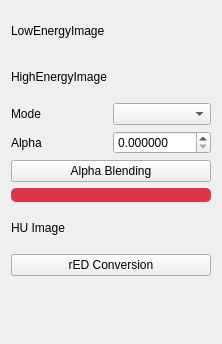
<?xml version="1.0" encoding="UTF-8"?>
<ui version="4.0">
 <class>QmitkDualEnergyCtConversionControls</class>
 <widget class="QWidget" name="QmitkDualEnergyCtConversionControls">
  <property name="geometry">
   <rect>
    <x>0</x>
    <y>0</y>
    <width>215</width>
    <height>344</height>
   </rect>
  </property>
  <property name="windowTitle">
   <string>DECT Conversion View</string>
  </property>
  <layout class="QVBoxLayout" name="verticalLayout">
   <item>
    <layout class="QGridLayout" name="gridLayout">
     <item row="0" column="0">
      <widget class="QLabel" name="lowImageLabel">
       <property name="styleSheet">
        <string notr="true"/>
       </property>
       <property name="text">
        <string>LowEnergyImage</string>
       </property>
       <property name="alignment">
        <set>Qt::AlignLeading|Qt::AlignLeft|Qt::AlignVCenter</set>
       </property>
       <property name="wordWrap">
        <bool>true</bool>
       </property>
      </widget>
     </item>
     <item row="0" column="1">
      <widget class="QmitkSingleNodeSelectionWidget" name="selectionWidget_lowEnergy" native="true">
       <property name="minimumSize">
        <size>
         <width>0</width>
         <height>40</height>
        </size>
       </property>
      </widget>
     </item>
     <item row="1" column="0">
      <widget class="QLabel" name="highImageLabel">
       <property name="text">
        <string>HighEnergyImage</string>
       </property>
       <property name="wordWrap">
        <bool>true</bool>
       </property>
      </widget>
     </item>
     <item row="1" column="1">
      <widget class="QmitkSingleNodeSelectionWidget" name="selectionWidget_highEnergy" native="true">
       <property name="minimumSize">
        <size>
         <width>0</width>
         <height>40</height>
        </size>
       </property>
      </widget>
     </item>
     <item row="9" column="0">
      <widget class="QLabel" name="label">
       <property name="text">
        <string>HU Image</string>
       </property>
      </widget>
     </item>
     <item row="2" column="1">
      <widget class="QComboBox" name="modeBox">
       <property name="toolTip">
        <string>&lt;html&gt;&lt;head/&gt;&lt;body&gt;&lt;p&gt;Select the fitting ct machine and voltage combination or select custom to enter a custom alpha value below&lt;/p&gt;&lt;/body&gt;&lt;/html&gt;</string>
       </property>
       <property name="editable">
        <bool>false</bool>
       </property>
       <property name="currentText">
        <string/>
       </property>
       <property name="placeholderText">
        <string>Select mode</string>
       </property>
      </widget>
     </item>
     <item row="3" column="1">
      <widget class="QDoubleSpinBox" name="alphaSpinBox">
       <property name="decimals">
        <number>6</number>
       </property>
       <property name="singleStep">
        <double>0.010000000000000</double>
       </property>
      </widget>
     </item>
     <item row="10" column="0" colspan="2">
      <widget class="QPushButton" name="redConversionButton">
       <property name="toolTip">
        <string>&lt;html&gt;&lt;head/&gt;&lt;body&gt;&lt;p&gt;Convert selected (HU)Image and convert it into relative electron density image&lt;/p&gt;&lt;/body&gt;&lt;/html&gt;</string>
       </property>
       <property name="text">
        <string>rED Conversion</string>
       </property>
      </widget>
     </item>
     <item row="2" column="0">
      <widget class="QLabel" name="modeBoxLabel">
       <property name="toolTip">
        <string>&lt;html&gt;&lt;head/&gt;&lt;body&gt;&lt;p&gt;Select the fitting ct machine and voltage combination or select custom to enter a custom alpha value below&lt;/p&gt;&lt;/body&gt;&lt;/html&gt;</string>
       </property>
       <property name="text">
        <string>Mode</string>
       </property>
       <property name="alignment">
        <set>Qt::AlignLeading|Qt::AlignLeft|Qt::AlignVCenter</set>
       </property>
      </widget>
     </item>
     <item row="7" column="0" colspan="2">
      <widget class="QPushButton" name="blendingImageButton">
       <property name="toolTip">
        <string>Process selected image</string>
       </property>
       <property name="text">
        <string>Alpha Blending</string>
       </property>
      </widget>
     </item>
     <item row="3" column="0">
      <widget class="QLabel" name="alphaLabel">
       <property name="text">
        <string>Alpha</string>
       </property>
      </widget>
     </item>
     <item row="9" column="1">
      <widget class="QmitkSingleNodeSelectionWidget" name="selectionWidget_huCube" native="true">
       <property name="minimumSize">
        <size>
         <width>0</width>
         <height>40</height>
        </size>
       </property>
      </widget>
     </item>
     <item row="8" column="0" colspan="2">
      <widget class="QLabel" name="warningLabel">
       <property name="enabled">
        <bool>true</bool>
       </property>
       <property name="maximumSize">
        <size>
         <width>16777215</width>
         <height>35</height>
        </size>
       </property>
       <property name="autoFillBackground">
        <bool>false</bool>
       </property>
       <property name="styleSheet">
        <string notr="true"> background-color: #dc3545; 
 border-radius: 5px;  
color: #fff;
</string>
       </property>
       <property name="text">
        <string/>
       </property>
       <property name="alignment">
        <set>Qt::AlignCenter</set>
       </property>
      </widget>
     </item>
    </layout>
   </item>
   <item>
    <spacer name="spacer">
     <property name="orientation">
      <enum>Qt::Vertical</enum>
     </property>
     <property name="sizeType">
      <enum>QSizePolicy::Expanding</enum>
     </property>
     <property name="sizeHint" stdset="0">
      <size>
       <width>20</width>
       <height>220</height>
      </size>
     </property>
    </spacer>
   </item>
  </layout>
 </widget>
 <layoutdefault spacing="6" margin="11"/>
 <customwidgets>
  <customwidget>
   <class>QmitkSingleNodeSelectionWidget</class>
   <extends>QWidget</extends>
   <header location="global">QmitkSingleNodeSelectionWidget.h</header>
   <container>1</container>
  </customwidget>
 </customwidgets>
 <resources/>
 <connections/>
</ui>
